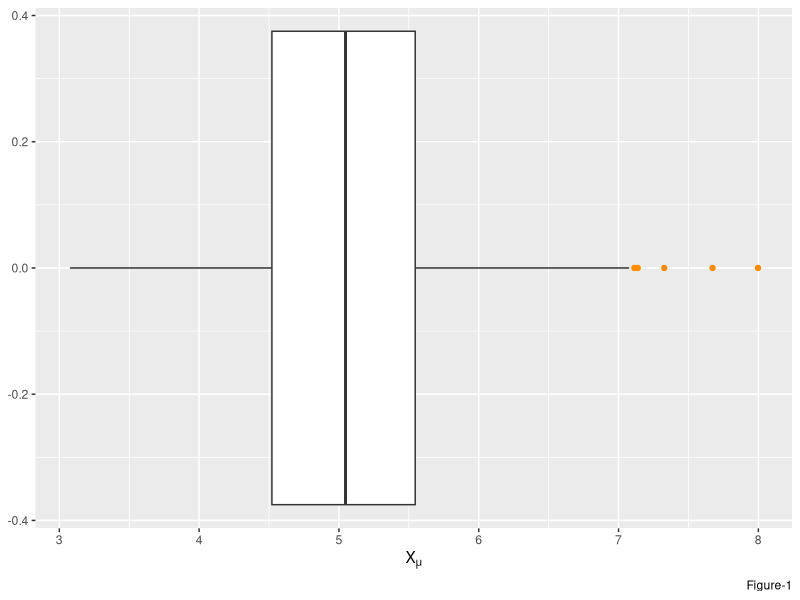
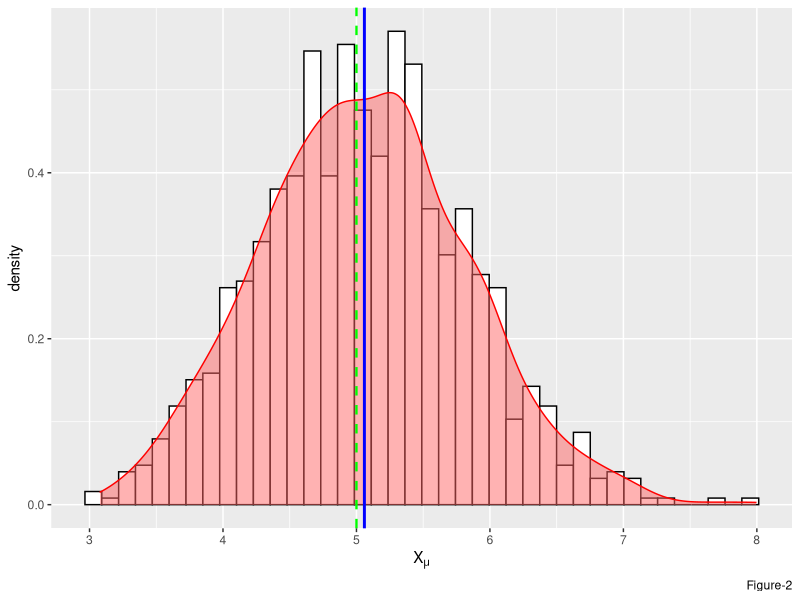
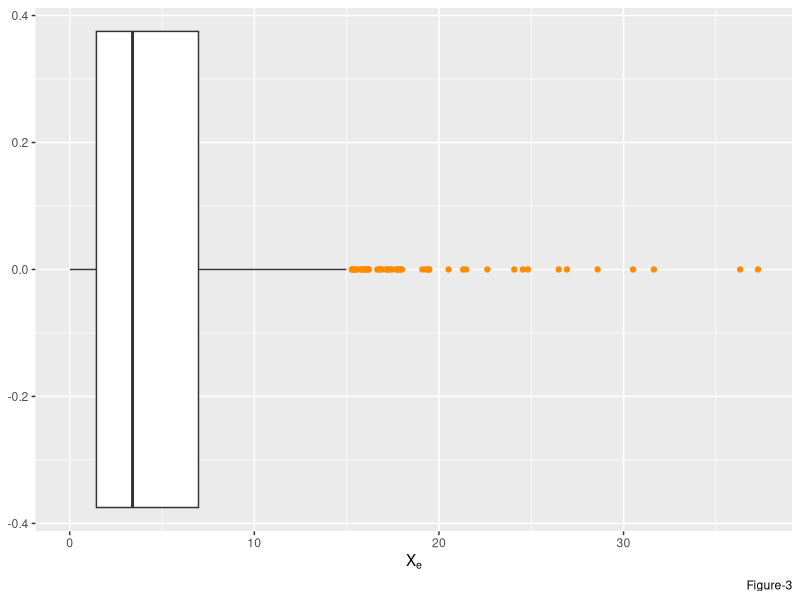
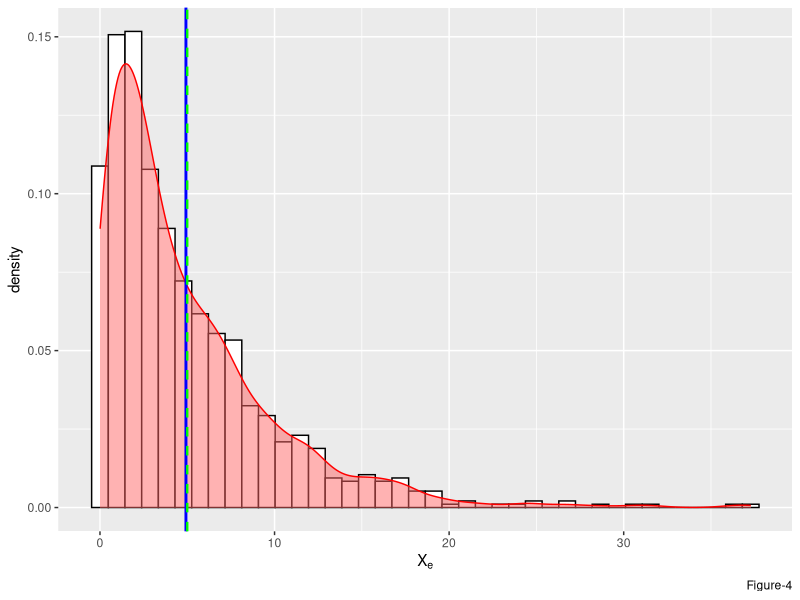
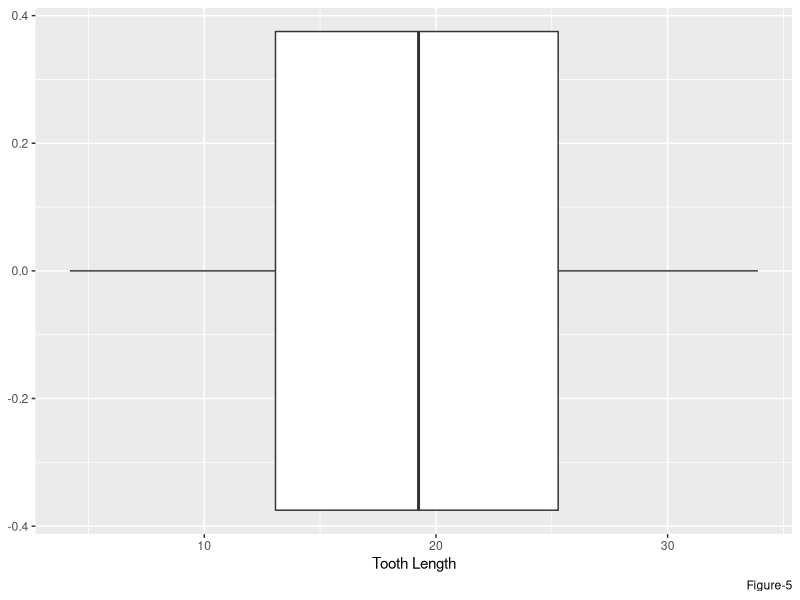
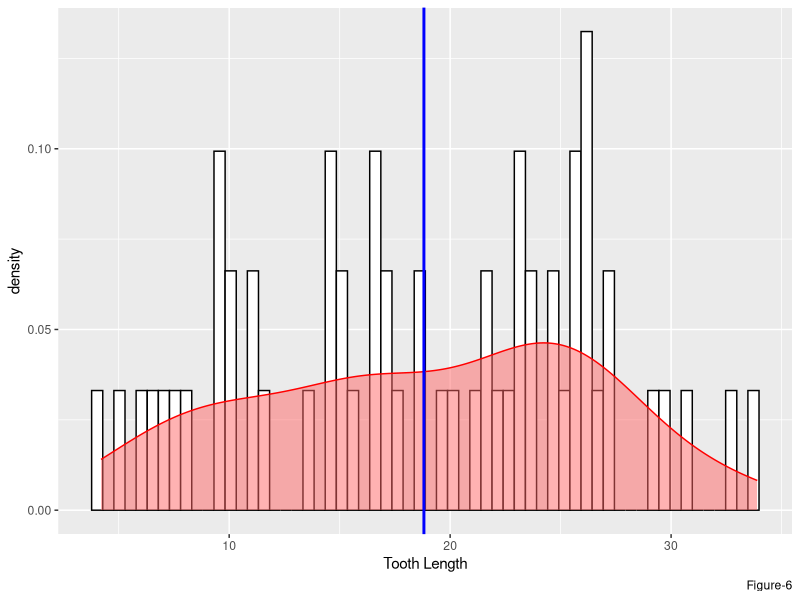
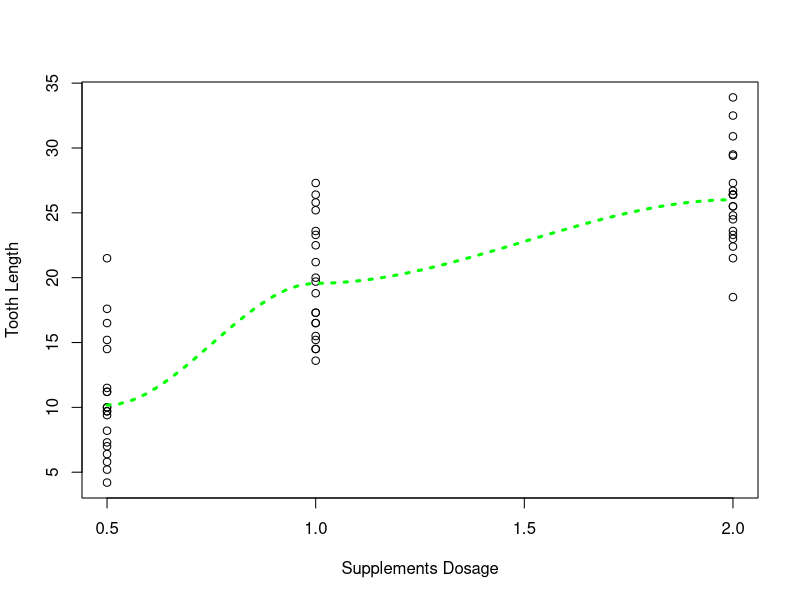
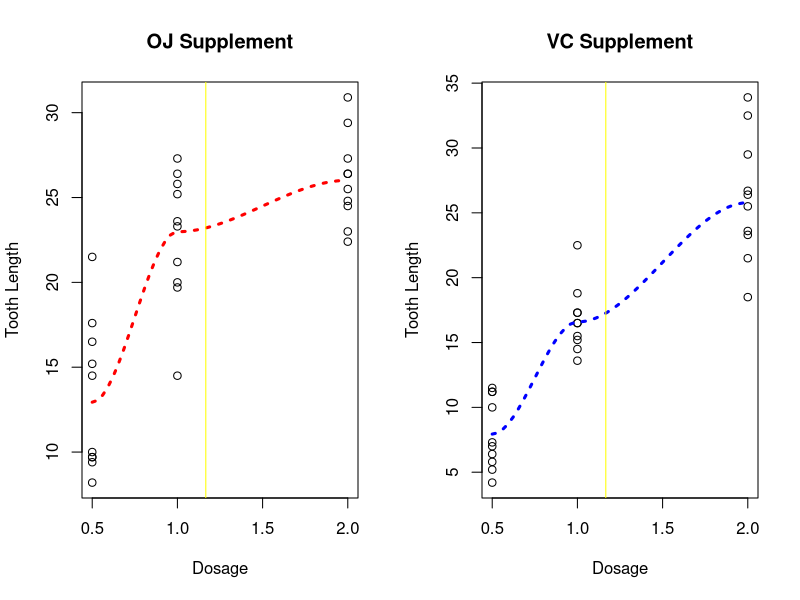

Write R code to recreate these figures, in order.
## ---- chunk 1
knitr::opts_chunk$set(echo = FALSE)
# Sys.setenv(TZ = "UTC")      # set global TZ to UTC for POSIXt class

# .Rfliburl <- "https://raw.githubusercontent.com/robertwcw/Rflib/master"
# source(file.path(.Rfliburl,"getRflib.R"),local = TRUE)
# source(getRflib("is.defined.R"),local = TRUE)
# source(getRflib("myplclust.R"),local = TRUE)
# source(getRflib("strCap.R"),local = TRUE)
## ---- chunk 2
if (!requireNamespace("ggplot2",quietly = TRUE)) install.packages("ggplot2")
library(ggplot2)

if (!requireNamespace("datasets",quietly = TRUE)) install.packages("datasets")
library(datasets)

if (!requireNamespace("modelr",quietly = TRUE)) install.packages("modelr")
library(modelr)

par.def <- par(no.readonly = TRUE) 
## ---- chunk 3
# statistical simulation

n <- 40                 #number of exponential per sample 
B <- 1000               #number of simulation 
lambda <- 1/5           #rate value for random exponential function
mu <- 1/lambda          #theoretical mean of population
sigma <- 1/lambda       #theoretical std-deviation of population
alpha <- 1/20           #alpha level for confidence interval test

# generate 1000 simulated distribution of 40 random exponential per sample
z <- matrix(nrow = B, ncol = n) 
for (i in 1:B) {z[i,] <- rexp(n, lambda)}; rm(i)

e <- NULL
e <- cbind(rexp(n*25, lambda), # 1000 sample random exponential distribution data
           apply(z, 1, mean))  # 1000 simulated means of each sample of 40 random exponential distributed data
e <- as.data.frame(e)
colnames(e) <- c("X_e", "X_mu")
## ---- chunk 4
summary(e$X_mu)
## ---- chunk 5
# boxplot for bootstrapped mean of random exponential sample data 'X_mu'
b <- ggplot()
b <- b + geom_boxplot(data = e, mapping = aes(x = X_mu), 
                      outlier.colour = "darkorange",
                      size = 0.5,
                      varwidth = FALSE)
b <- b + labs(x = expression("X"[mu]), caption = "Figure-1")
print(b)  
## ---- chunk 6
# histogram for bootstrapped of 1000 mean of random exponential sample data 'X_mu'
h <- ggplot(data = e, mapping = aes(x = X_mu, y = ..density..)) 
h <- h + geom_histogram(color = "black", fill = "white", bins = n) +
        geom_density(alpha = 0.5, fill = "#FF6666", col = "red") +
        geom_vline(aes(xintercept = mean(x = X_mu)), lty = 1, lwd = 1, col = "blue") +
        geom_vline(aes(xintercept = mu), lty = 2, lwd = 0.8, col = "green") +
        labs(x = expression("X"[mu]), caption = "Figure-2")
print(h)
## ---- chunk 7
# t-test
CI_t <- mean(e$X_mu) + c(-1,1) * qt(1 - alpha/2, NROW(e$X_mu) - 1) * sqrt(var(e$X_mu)/length(e$X_mu))
t_val <- (mean(e$X_mu) - mu)/(sd(e$X_mu)/sqrt(NROW(e$X_mu)))
p_val <- pt(q = abs(t_val), df = B - 1, lower.tail = FALSE) * 2  #one-sided p-value
## ---- chunk 8
summary(e$X_e)
## ---- chunk 9
# boxplot for exponential distributed random sample data 'X_e'
b <- ggplot()
b <- b + geom_boxplot(data = e, mapping = aes(x = X_e), 
                      outlier.colour = "darkorange",
                      size = 0.5,
                      varwidth = FALSE)
b <- b + labs(x = expression("X"[e]), caption = "Figure-3")
print(b)
## ---- chunk 10
# histogram for 1000 random exponential sample data 'X_e'
h <- ggplot(data = e, mapping = aes(x = X_e, y = ..density..)) 
h <- h + 
    geom_histogram(color = "black", fill = "white", bins = n) +
    geom_density(alpha = 0.5, fill = "#FF6666", col = "red") +
    geom_vline(aes(xintercept = mean(x = X_e)), lty = 1, lwd = 1, col = "blue") +
    geom_vline(aes(xintercept = mu), lty = 2, lwd = 0.8, col = "green") +
    labs(x = expression("X"[e]), caption = "Figure-4")
print(h)

## ---- chunk 11
data("ToothGrowth")
delayedAssign("tg", ToothGrowth)
rm(ToothGrowth)
## ---- chunk 12
# reveal the data structure of ToothGrowth
str(tg)
## ---- chunk 13
summary(tg)
## ---- chunk 14
b <- ggplot()
b <- b + geom_boxplot(data = tg, mapping = aes(x = len), 
                      outlier.colour = "darkorange",
                      size = 0.5,
                      varwidth = FALSE)
b <- b + labs(x = "Tooth Length", caption = "Figure-5")
print(b)  
## ---- chunk 15
h <- ggplot(data = tg, mapping = aes(x = len, y = ..density..)) 
h <- h + geom_histogram(color = "black", fill = "white", bins = 60) +
         geom_density(alpha = 0.5, fill = "#FF6666", col = "red") +
         geom_vline(aes(xintercept = mean(x = len)), lty = 1, lwd = 1, col = "blue") +
        labs(x = "Tooth Length", caption = "Figure-6")
print(h)

## ---- chunk 16
scatter.smooth(x = tg$dose, y = tg$len,
               ylab = "Tooth Length",
               xlab = "Supplements Dosage",
               lpars = list(col = "green", lwd = 3, lty = 3))   
## ---- chunk 17
par(mfrow = c(1,2))

with(subset(tg, as.numeric(supp) == 1), 
     scatter.smooth(x = dose, y = len,
                    main = "OJ Supplement",
                    ylab = "Tooth Length",
                    xlab = "Dosage",
                    lpars = list(col = "red", lwd = 3, lty = 3))   
     )
abline(v = mean(subset(tg, as.numeric(supp) == 1)$dose), col = "yellow1")

with(subset(tg, as.numeric(supp) == 2), 
     scatter.smooth(x = dose, y = len,
                    main = "VC Supplement",
                    ylab = "Tooth Length",
                    xlab = "Dosage",
                    lpars = list(col = "blue", lwd = 3, lty = 3))   
     )
abline(v = mean(subset(tg, as.numeric(supp) == 2)$dose), col = "yellow1")

for (j in c("OJ","VC")) {
    for (i in c("05","10","20")) 
        assign(paste0(j,i), subset(tg, (dose == as.numeric(i)/10 & supp == j),len)$len)
}
## ---- chunk 18
# tg.oj <- subset(tg, as.numeric(supp) == 1)  #"OJ" supplement
# tg.vc <- subset(tg, as.numeric(supp) == 2)  #"VC" supplement
# B.tg.oj <- bootstrap(tg.oj, B/2)  
# B.tg.vc <- bootstrap(tg.vc, B/2)  

B.tg <- bootstrap(tg, B*2)

B.tg.len <- NULL
for (i in as.numeric(B.tg$.id)) 
    B.tg.len <- c(B.tg.len, mean(tg[B.tg$strap[[i]][[2]],]$len))

## ---- chunk 19
b <- ggplot()
b <- b + geom_boxplot(data = as.data.frame(B.tg.len), mapping = aes(x = B.tg.len), 
                      outlier.colour = "darkorange",
                      size = 0.5,
                      varwidth = FALSE)
b <- b + labs(x = "Tooth Length", caption = "Figure-9")
print(b)  
## ---- chunk 20
h <- ggplot(data = as.data.frame(B.tg.len), mapping = aes(x = B.tg.len, y = ..density..)) 
h <- h + geom_histogram(color = "black", fill = "white", bins = 100) +
         geom_density(alpha = 0.5, fill = "#FF6666", col = "red") +
         geom_vline(aes(xintercept = mean(x = B.tg.len)), lty = 1, lwd = 1, col = "blue") +
        labs(x = "Tooth Length", caption = "Figure-10")
print(h)
